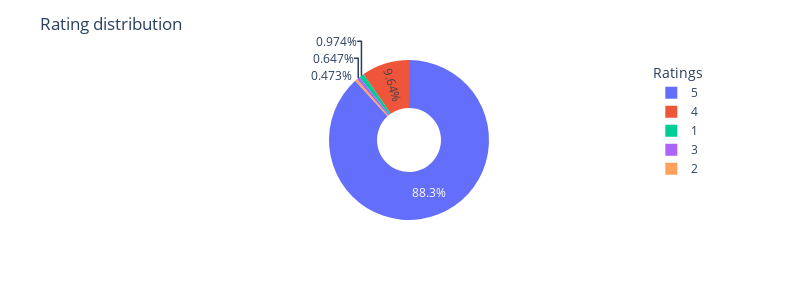

Notebook cell for this chart:
### Code cell
ratings_prop = modelpoint.ratings.value_counts(normalize=True).to_frame().reset_index()
# ratings_prop.head()
fig = px.pie(data_frame=ratings_prop,values='proportion',
             names='ratings', hole=0.4, width=800, height=300
             )
fig.update_layout(title='Rating distribution')
fig.update_legends(title='Ratings', )

### Figure 1 — Plotly figure (JSON) as saved in the notebook; plotly's stock layout.template omitted (floating-point values rounded to 4 significant figures)
{"data": [{"domain": {"x": [0, 1], "y": [0, 1]}, "hole": 0.4, "hovertemplate": "ratings=%{label}<br>proportion=%{value}<extra></extra>", "labels": [5, 4, 1, 3, 2], "legendgroup": "", "name": "", "showlegend": true, "type": "pie", "values": [0.8826, 0.09644, 0.009741, 0.006471, 0.004731]}], "layout": {"height": 300, "legend": {"title": {"text": "Ratings"}, "tracegroupgap": 0}, "margin": {"t": 60}, "title": {"text": "Rating distribution"}, "width": 800}}
